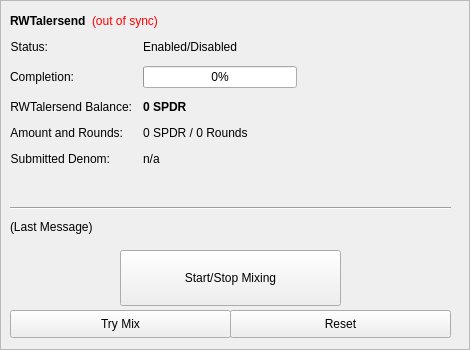
        <widget class="QFrame" name="frameDarksend">
         <property name="minimumSize">
          <size>
           <width>0</width>
           <height>350</height>
          </size>
         </property>
         <property name="layoutDirection">
          <enum>Qt::LeftToRight</enum>
         </property>
         <property name="frameShape">
          <enum>QFrame::StyledPanel</enum>
         </property>
         <property name="frameShadow">
          <enum>QFrame::Raised</enum>
         </property>
         <widget class="QWidget" name="formLayoutWidget">
          <property name="geometry">
           <rect>
            <x>10</x>
            <y>40</y>
            <width>451</width>
            <height>161</height>
           </rect>
          </property>
          <layout class="QFormLayout" name="formLayout">
           <property name="fieldGrowthPolicy">
            <enum>QFormLayout::AllNonFixedFieldsGrow</enum>
           </property>
           <property name="horizontalSpacing">
            <number>11</number>
           </property>
           <property name="verticalSpacing">
            <number>12</number>
           </property>
           <item row="0" column="0">
            <widget class="QLabel" name="darksendEnabledText">
             <property name="text">
              <string>Status:</string>
             </property>
             <property name="alignment">
              <set>Qt::AlignRight|Qt::AlignTrailing|Qt::AlignVCenter</set>
             </property>
            </widget>
           </item>
           <item row="0" column="1">
            <widget class="QLabel" name="darksendEnabled">
             <property name="text">
              <string>Enabled/Disabled</string>
             </property>
            </widget>
           </item>
           <item row="1" column="0">
            <widget class="QLabel" name="labelCompletitionText">
             <property name="text">
              <string>Completion:</string>
             </property>
             <property name="alignment">
              <set>Qt::AlignRight|Qt::AlignTrailing|Qt::AlignVCenter</set>
             </property>
            </widget>
           </item>
           <item row="1" column="1">
            <widget class="QProgressBar" name="darksendProgress">
             <property name="maximumSize">
              <size>
               <width>154</width>
               <height>16777215</height>
              </size>
             </property>
             <property name="value">
              <number>0</number>
             </property>
            </widget>
           </item>
           <item row="2" column="0">
            <widget class="QLabel" name="labelAnonymizedText">
             <property name="text">
              <string>RWTalersend Balance:</string>
             </property>
             <property name="alignment">
              <set>Qt::AlignRight|Qt::AlignTrailing|Qt::AlignVCenter</set>
             </property>
            </widget>
           </item>
           <item row="2" column="1">
            <widget class="QLabel" name="labelAnonymized">
             <property name="font">
              <font>
               <weight>75</weight>
               <bold>true</bold>
              </font>
             </property>
             <property name="text">
              <string notr="true">0 SPDR</string>
             </property>
            </widget>
           </item>
           <item row="3" column="0">
            <widget class="QLabel" name="labelAmountRoundsText">
             <property name="text">
              <string>Amount and Rounds:</string>
             </property>
             <property name="alignment">
              <set>Qt::AlignRight|Qt::AlignTrailing|Qt::AlignVCenter</set>
             </property>
            </widget>
           </item>
           <item row="3" column="1">
            <widget class="QLabel" name="labelAmountRounds">
             <property name="text">
              <string>0 SPDR / 0 Rounds</string>
             </property>
            </widget>
           </item>
           <item row="4" column="0">
            <widget class="QLabel" name="labelSubmittedDenomText">
             <property name="text">
              <string>Submitted Denom:</string>
             </property>
             <property name="alignment">
              <set>Qt::AlignRight|Qt::AlignTrailing|Qt::AlignVCenter</set>
             </property>
            </widget>
           </item>
           <item row="4" column="1">
            <widget class="QLabel" name="labelSubmittedDenom">
             <property name="toolTip">
              <string>The denominations you submitted to the Masternode.&lt;br&gt;To mix, other users must submit the exact same denominations.</string>
             </property>
             <property name="text">
              <string>n/a</string>
             </property>
            </widget>
           </item>
          </layout>
         </widget>
         <widget class="QPushButton" name="runAutoDenom">
          <property name="geometry">
           <rect>
            <x>251</x>
            <y>17</y>
            <width>1</width>
            <height>1</height>
           </rect>
          </property>
          <property name="palette">
           <palette>
            <active>
             <colorrole role="WindowText">
              <brush brushstyle="SolidPattern">
               <color alpha="255">
                <red>0</red>
                <green>0</green>
                <blue>0</blue>
               </color>
              </brush>
             </colorrole>
             <colorrole role="Button">
              <brush brushstyle="SolidPattern">
               <color alpha="255">
                <red>239</red>
                <green>238</green>
                <blue>238</blue>
               </color>
              </brush>
             </colorrole>
             <colorrole role="Light">
              <brush brushstyle="SolidPattern">
               <color alpha="255">
                <red>255</red>
                <green>255</green>
                <blue>255</blue>
               </color>
              </brush>
             </colorrole>
             <colorrole role="Midlight">
              <brush brushstyle="SolidPattern">
               <color alpha="255">
                <red>247</red>
                <green>246</green>
                <blue>246</blue>
               </color>
              </brush>
             </colorrole>
             <colorrole role="Dark">
              <brush brushstyle="SolidPattern">
               <color alpha="255">
                <red>119</red>
                <green>119</green>
                <blue>119</blue>
               </color>
              </brush>
             </colorrole>
             <colorrole role="Mid">
              <brush brushstyle="SolidPattern">
               <color alpha="255">
                <red>159</red>
                <green>159</green>
                <blue>159</blue>
               </color>
              </brush>
             </colorrole>
             <colorrole role="Text">
              <brush brushstyle="SolidPattern">
               <color alpha="255">
                <red>0</red>
                <green>0</green>
                <blue>0</blue>
               </color>
              </brush>
             </colorrole>
             <colorrole role="BrightText">
              <brush brushstyle="SolidPattern">
               <color alpha="255">
                <red>255</red>
                <green>255</green>
                <blue>255</blue>
               </color>
              </brush>
             </colorrole>
             <colorrole role="ButtonText">
              <brush brushstyle="SolidPattern">
               <color alpha="255">
                <red>0</red>
                <green>0</green>
                <blue>0</blue>
               </color>
              </brush>
             </colorrole>
             <colorrole role="Base">
              <brush brushstyle="SolidPattern">
               <color alpha="255">
                <red>255</red>
                <green>255</green>
                <blue>255</blue>
               </color>
              </brush>
             </colorrole>
             <colorrole role="Window">
              <brush brushstyle="SolidPattern">
               <color alpha="255">
                <red>239</red>
                <green>238</green>
                <blue>238</blue>
               </color>
              </brush>
             </colorrole>
             <colorrole role="Shadow">
              <brush brushstyle="SolidPattern">
               <color alpha="255">
                <red>0</red>
                <green>0</green>
                <blue>0</blue>
               </color>
              </brush>
             </colorrole>
             <colorrole role="AlternateBase">
              <brush brushstyle="SolidPattern">
               <color alpha="255">
                <red>247</red>
                <green>246</green>
                <blue>246</blue>
               </color>
              </brush>
             </colorrole>
             <colorrole role="ToolTipBase">
              <brush brushstyle="SolidPattern">
               <color alpha="255">
                <red>255</red>
                <green>255</green>
                <blue>220</blue>
               </color>
              </brush>
             </colorrole>
             <colorrole role="ToolTipText">
              <brush brushstyle="SolidPattern">
               <color alpha="255">
                <red>0</red>
                <green>0</green>
                <blue>0</blue>
               </color>
              </brush>
             </colorrole>
            </active>
            <inactive>
             <colorrole role="WindowText">
              <brush brushstyle="SolidPattern">
               <color alpha="255">
                <red>0</red>
                <green>0</green>
                <blue>0</blue>
               </color>
              </brush>
             </colorrole>
             <colorrole role="Button">
              <brush brushstyle="SolidPattern">
               <color alpha="255">
                <red>239</red>
                <green>238</green>
                <blue>238</blue>
               </color>
              </brush>
             </colorrole>
             <colorrole role="Light">
              <brush brushstyle="SolidPattern">
               <color alpha="255">
                <red>255</red>
                <green>255</green>
                <blue>255</blue>
               </color>
              </brush>
             </colorrole>
             <colorrole role="Midlight">
              <brush brushstyle="SolidPattern">
               <color alpha="255">
                <red>247</red>
                <green>246</green>
                <blue>246</blue>
               </color>
              </brush>
             </colorrole>
             <colorrole role="Dark">
              <brush brushstyle="SolidPattern">
               <color alpha="255">
                <red>119</red>
                <green>119</green>
                <blue>119</blue>
               </color>
              </brush>
             </colorrole>
             <colorrole role="Mid">
              <brush brushstyle="SolidPattern">
               <color alpha="255">
                <red>159</red>
                <green>159</green>
                <blue>159</blue>
               </color>
              </brush>
             </colorrole>
             <colorrole role="Text">
              <brush brushstyle="SolidPattern">
               <color alpha="255">
                <red>0</red>
                <green>0</green>
                <blue>0</blue>
               </color>
              </brush>
             </colorrole>
             <colorrole role="BrightText">
              <brush brushstyle="SolidPattern">
               <color alpha="255">
                <red>255</red>
                <green>255</green>
                <blue>255</blue>
               </color>
              </brush>
             </colorrole>
             <colorrole role="ButtonText">
              <brush brushstyle="SolidPattern">
               <color alpha="255">
                <red>0</red>
                <green>0</green>
                <blue>0</blue>
               </color>
              </brush>
             </colorrole>
             <colorrole role="Base">
              <brush brushstyle="SolidPattern">
               <color alpha="255">
                <red>255</red>
                <green>255</green>
                <blue>255</blue>
               </color>
              </brush>
             </colorrole>
             <colorrole role="Window">
              <brush brushstyle="SolidPattern">
               <color alpha="255">
                <red>239</red>
                <green>238</green>
                <blue>238</blue>
               </color>
              </brush>
             </colorrole>
             <colorrole role="Shadow">
              <brush brushstyle="SolidPattern">
               <color alpha="255">
                <red>0</red>
                <green>0</green>
                <blue>0</blue>
               </color>
              </brush>
             </colorrole>
             <colorrole role="AlternateBase">
              <brush brushstyle="SolidPattern">
               <color alpha="255">
                <red>247</red>
                <green>246</green>
                <blue>246</blue>
               </color>
              </brush>
             </colorrole>
             <colorrole role="ToolTipBase">
              <brush brushstyle="SolidPattern">
               <color alpha="255">
                <red>255</red>
                <green>255</green>
                <blue>220</blue>
               </color>
              </brush>
             </colorrole>
             <colorrole role="ToolTipText">
              <brush brushstyle="SolidPattern">
               <color alpha="255">
                <red>0</red>
                <green>0</green>
                <blue>0</blue>
               </color>
              </brush>
             </colorrole>
            </inactive>
            <disabled>
             <colorrole role="WindowText">
              <brush brushstyle="SolidPattern">
               <color alpha="255">
                <red>119</red>
                <green>119</green>
                <blue>119</blue>
               </color>
              </brush>
             </colorrole>
             <colorrole role="Button">
              <brush brushstyle="SolidPattern">
               <color alpha="255">
                <red>239</red>
                <green>238</green>
                <blue>238</blue>
               </color>
              </brush>
             </colorrole>
             <colorrole role="Light">
              <brush brushstyle="SolidPattern">
               <color alpha="255">
                <red>255</red>
                <green>255</green>
                <blue>255</blue>
               </color>
              </brush>
             </colorrole>
             <colorrole role="Midlight">
              <brush brushstyle="SolidPattern">
               <color alpha="255">
                <red>247</red>
                <green>246</green>
                <blue>246</blue>
               </color>
              </brush>
             </colorrole>
             <colorrole role="Dark">
              <brush brushstyle="SolidPattern">
               <color alpha="255">
                <red>119</red>
                <green>119</green>
                <blue>119</blue>
               </color>
              </brush>
             </colorrole>
             <colorrole role="Mid">
              <brush brushstyle="SolidPattern">
               <color alpha="255">
                <red>159</red>
                <green>159</green>
                <blue>159</blue>
               </color>
              </brush>
             </colorrole>
             <colorrole role="Text">
              <brush brushstyle="SolidPattern">
               <color alpha="255">
                <red>119</red>
                <green>119</green>
                <blue>119</blue>
               </color>
              </brush>
             </colorrole>
             <colorrole role="BrightText">
              <brush brushstyle="SolidPattern">
               <color alpha="255">
                <red>255</red>
                <green>255</green>
                <blue>255</blue>
               </color>
              </brush>
             </colorrole>
             <colorrole role="ButtonText">
              <brush brushstyle="SolidPattern">
               <color alpha="255">
                <red>119</red>
                <green>119</green>
                <blue>119</blue>
               </color>
              </brush>
             </colorrole>
             <colorrole role="Base">
              <brush brushstyle="SolidPattern">
               <color alpha="255">
                <red>239</red>
                <green>238</green>
                <blue>238</blue>
               </color>
              </brush>
             </colorrole>
             <colorrole role="Window">
              <brush brushstyle="SolidPattern">
               <color alpha="255">
                <red>239</red>
                <green>238</green>
                <blue>238</blue>
               </color>
              </brush>
             </colorrole>
             <colorrole role="Shadow">
              <brush brushstyle="SolidPattern">
               <color alpha="255">
                <red>0</red>
                <green>0</green>
                <blue>0</blue>
               </color>
              </brush>
             </colorrole>
             <colorrole role="AlternateBase">
              <brush brushstyle="SolidPattern">
               <color alpha="255">
                <red>239</red>
                <green>238</green>
                <blue>238</blue>
               </color>
              </brush>
             </colorrole>
             <colorrole role="ToolTipBase">
              <brush brushstyle="SolidPattern">
               <color alpha="255">
                <red>255</red>
                <green>255</green>
                <blue>220</blue>
               </color>
              </brush>
             </colorrole>
             <colorrole role="ToolTipText">
              <brush brushstyle="SolidPattern">
               <color alpha="255">
                <red>0</red>
                <green>0</green>
                <blue>0</blue>
               </color>
              </brush>
             </colorrole>
            </disabled>
           </palette>
          </property>
          <property name="focusPolicy">
           <enum>Qt::NoFocus</enum>
          </property>
          <property name="autoFillBackground">
           <bool>true</bool>
          </property>
          <property name="text">
           <string/>
          </property>
          <property name="flat">
           <bool>true</bool>
          </property>
         </widget>
         <widget class="QPushButton" name="toggleDarksend">
          <property name="geometry">
           <rect>
            <x>120</x>
            <y>250</y>
            <width>221</width>
            <height>56</height>
           </rect>
          </property>
          <property name="sizePolicy">
           <sizepolicy hsizetype="MinimumExpanding" vsizetype="Fixed">
            <horstretch>0</horstretch>
            <verstretch>0</verstretch>
           </sizepolicy>
          </property>
          <property name="text">
           <string>Start/Stop Mixing</string>
          </property>
         </widget>
         <widget class="Line" name="lineLastMessage">
          <property name="geometry">
           <rect>
            <x>10</x>
            <y>200</y>
            <width>441</width>
            <height>16</height>
           </rect>
          </property>
          <property name="orientation">
           <enum>Qt::Horizontal</enum>
          </property>
         </widget>
         <widget class="QLabel" name="darkSendStatus">
          <property name="geometry">
           <rect>
            <x>10</x>
            <y>220</y>
            <width>451</width>
            <height>61</height>
           </rect>
          </property>
          <property name="minimumSize">
           <size>
            <width>288</width>
            <height>43</height>
           </size>
          </property>
          <property name="text">
           <string>(Last Message)</string>
          </property>
          <property name="alignment">
           <set>Qt::AlignLeading|Qt::AlignLeft|Qt::AlignTop</set>
          </property>
          <property name="wordWrap">
           <bool>true</bool>
          </property>
         </widget>
         <widget class="QPushButton" name="darksendAuto">
          <property name="geometry">
           <rect>
            <x>10</x>
            <y>310</y>
            <width>221</width>
            <height>28</height>
           </rect>
          </property>
          <property name="sizePolicy">
           <sizepolicy hsizetype="MinimumExpanding" vsizetype="Fixed">
            <horstretch>0</horstretch>
            <verstretch>0</verstretch>
           </sizepolicy>
          </property>
          <property name="toolTip">
           <string>Try to manually submit a RWTalersend request.</string>
          </property>
          <property name="text">
           <string>Try Mix</string>
          </property>
         </widget>
         <widget class="QPushButton" name="darksendReset">
          <property name="geometry">
           <rect>
            <x>230</x>
            <y>310</y>
            <width>221</width>
            <height>28</height>
           </rect>
          </property>
          <property name="sizePolicy">
           <sizepolicy hsizetype="MinimumExpanding" vsizetype="Fixed">
            <horstretch>0</horstretch>
            <verstretch>0</verstretch>
           </sizepolicy>
          </property>
          <property name="toolTip">
           <string>Reset the current status of RWTalersend (can interrupt RWTalersend if it's in the process of Mixing, which can cost you money!)</string>
          </property>
          <property name="autoFillBackground">
           <bool>false</bool>
          </property>
          <property name="text">
           <string>Reset</string>
          </property>
         </widget>
         <widget class="QWidget" name="layoutWidget">
          <property name="geometry">
           <rect>
            <x>10</x>
            <y>10</y>
            <width>431</width>
            <height>22</height>
           </rect>
          </property>
          <layout class="QHBoxLayout" name="horizontalLayout_5">
           <item>
            <widget class="QLabel" name="label_2">
             <property name="font">
              <font>
               <weight>75</weight>
               <bold>true</bold>
              </font>
             </property>
             <property name="text">
              <string>RWTalersend</string>
             </property>
            </widget>
           </item>
           <item>
            <widget class="QLabel" name="labelDarksendSyncStatus">
             <property name="toolTip">
              <string>The displayed information may be out of date. Your wallet automatically synchronizes with the SPDR network after a connection is established, but this process has not completed yet.</string>
             </property>
             <property name="styleSheet">
              <string notr="true">QLabel { color: red; }</string>
             </property>
             <property name="text">
              <string notr="true">(out of sync)</string>
             </property>
             <property name="alignment">
              <set>Qt::AlignLeading|Qt::AlignLeft|Qt::AlignVCenter</set>
             </property>
            </widget>
           </item>
           <item>
            <spacer name="horizontalSpacer_4">
             <property name="orientation">
              <enum>Qt::Horizontal</enum>
             </property>
             <property name="sizeHint" stdset="0">
              <size>
               <width>40</width>
               <height>20</height>
              </size>
             </property>
            </spacer>
           </item>
          </layout>
         </widget>
        </widget>
